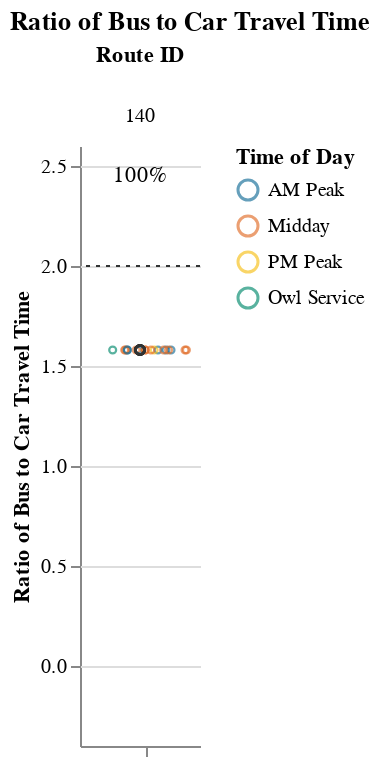
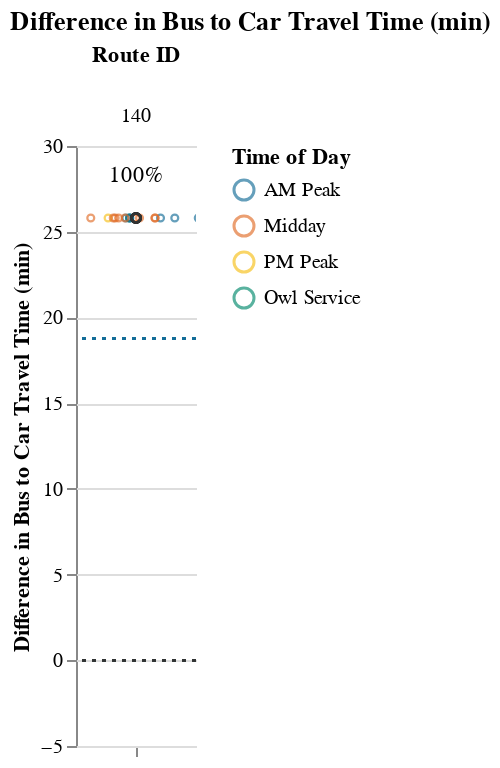

These figures' notebook cell, in order:
### Markdown cell above
### Medium Routes (1-1.5 hrs)

### Code cell
route_group = "medium"
try:
    subset_routes, mult, diff  = setup_charts(df, PCT_COMPETITIVE_THRESHOLD, route_group)
    if len(subset_routes) > 0:
        display(
            Markdown(
                f"{CAPTIONS_DICT[route_group]}"
                "Within each route group, routes are sorted in descending order "
                "by % competitive trips and # trips below the additional time cut-off."
            )
        )

        display(mult)
        display(diff)
except:
    print("No routes meet this criteria.")

### Figure 1 — Vega-Lite specification as saved in the notebook (floating-point values rounded to 4 significant figures)
{"config": {"view": {"continuousWidth": 400, "continuousHeight": 300, "stroke": null}, "facet": {"spacing": 0}}, "data": {"name": "data-357ac5b74a6aa350381a9fc0b813fec4"}, "facet": {"column": {"field": "route_id", "sort": ["140"], "title": "Route ID", "type": "nominal"}}, "spec": {"layer": [{"mark": {"type": "point", "opacity": 0.65, "size": 12, "strokeWidth": 1.1}, "encoding": {"color": {"field": "time_of_day", "scale": {"range": ["#136C97", "#E16B26", "#F6BF16", "#00896B", "#7790A3", "#5B559C"]}, "sort": ["AM Peak", "Midday", "PM Peak", "Owl Service"], "title": "Time of Day", "type": "nominal"}, "tooltip": [{"field": "route_id", "type": "nominal"}, {"field": "trip_id", "type": "nominal"}, {"field": "service_hours", "type": "quantitative"}, {"field": "car_duration_hours", "type": "quantitative"}, {"field": "bus_multiplier", "type": "quantitative"}, {"field": "bus_difference", "type": "quantitative"}, {"field": "num_trips", "type": "quantitative"}, {"field": "num_competitive", "type": "quantitative"}, {"field": "pct_trips_competitive", "type": "quantitative"}, {"field": "p25", "type": "quantitative"}, {"field": "p50", "type": "quantitative"}, {"field": "p75", "type": "quantitative"}], "x": {"axis": {"grid": false, "labels": false, "ticks": true, "values": [0]}, "field": "jitter", "scale": {}, "title": null, "type": "quantitative"}, "y": {"field": "bus_multiplier", "scale": {"domain": [-0.25, 2.5]}, "title": "Ratio of Bus to Car Travel Time", "type": "quantitative"}}, "selection": {"selector001": {"type": "interval", "bind": "scales", "encodings": ["x", "y"]}}, "transform": [{"calculate": "sqrt(-2*log(random()))*cos(2*PI*random())", "as": "jitter"}], "width": 60}, {"layer": [{"mark": {"type": "point", "opacity": 0.6, "size": 20, "strokeWidth": 1.3}, "encoding": {"color": {"value": "#323434"}, "y": {"field": "bus_multiplier", "type": "quantitative"}}, "transform": [{"filter": "(datum.p50_trip === 1)"}]}, {"mark": {"type": "rule", "strokeDash": [2, 3]}, "encoding": {"color": {"value": "#323434"}, "y": {"field": "cutoff", "type": "quantitative"}}}, {"mark": {"type": "text", "align": "center", "baseline": "middle"}, "encoding": {"color": {"value": "black"}, "text": {"field": "pct_trips_competitive", "format": ".0%", "type": "quantitative"}, "tooltip": [{"field": "route_id", "type": "nominal"}, {"field": "trip_id", "type": "nominal"}, {"field": "service_hours", "type": "quantitative"}, {"field": "car_duration_hours", "type": "quantitative"}, {"field": "bus_multiplier", "type": "quantitative"}, {"field": "bus_difference", "type": "quantitative"}, {"field": "num_trips", "type": "quantitative"}, {"field": "num_competitive", "type": "quantitative"}, {"field": "pct_trips_competitive", "type": "quantitative"}, {"field": "p25", "type": "quantitative"}, {"field": "p50", "type": "quantitative"}, {"field": "p75", "type": "quantitative"}], "x": {"value": 30}, "y": {"value": 15}}, "transform": [{"calculate": "sqrt(-2*log(random()))*cos(2*PI*random())", "as": "jitter"}, {"filter": "(datum.fastest_trip === 1)"}]}]}]}, "resolve": {"scale": {"y": "shared"}}, "title": "Ratio of Bus to Car Travel Time", "$schema": "https://vega.github.io/schema/vega-lite/v4.17.0.json", "datasets": {"data-357ac5b74a6aa350381a9fc0b813fec4": [{"calitp_itp_id": 334, "trip_key": 3789012145727333403, "trip_id": "t_43182_b_486_tn_0", "shape_id": "p_2590", "route_id": "140", "service_hours": 1.17, "trip_first_departure_ts": 27000, "trip_last_arrival_ts": 31200, "departure_hour": 7, "time_of_day": "AM Peak", "p25": 1.17, "p50": 1.17, "p75": 1.17, "p50_trip": 1, "fastest_trip": 0, "car_duration_hours": 0.74, "competitive_route": 1, "bus_multiplier": 1.58, "bus_difference": 25.8, "num_trips": 18, "num_competitive": 18, "pct_trips_competitive": 1.0, "bus_difference_spread": 0.0, "route_group": "medium", "max_trip_hrs": 1.17, "max_trip_route_group": 1.25, "name": "Tehama County", "caltrans_district": "02 - Redding", "drmt_organization_name": null, "cutoff2": 18.75, "cutoff": 2}, {"calitp_itp_id": 334, "trip_key": 2077162622524927707, "trip_id": "t_701156_b_486_tn_0", "shape_id": "p_2590", "route_id": "140", "service_hours": 1.17, "trip_first_departure_ts": 43800, "trip_last_arrival_ts": 48000, "departure_hour": 12, "time_of_day": "Midday", "p25": 1.17, "p50": 1.17, "p75": 1.17, "p50_trip": 1, "fastest_trip": 0, "car_duration_hours": 0.74, "competitive_route": 1, "bus_multiplier": 1.58, "bus_difference": 25.8, "num_trips": 18, "num_competitive": 18, "pct_trips_competitive": 1.0, "bus_difference_spread": 0.0, "route_group": "medium", "max_trip_hrs": 1.17, "max_trip_route_group": 1.25, "name": "Tehama County", "caltrans_district": "02 - Redding", "drmt_organization_name": null, "cutoff2": 18.75, "cutoff": 2}, {"calitp_itp_id": 334, "trip_key": -2595454426414092766, "trip_id": "t_41753_b_486_tn_0", "shape_id": "p_2590", "route_id": "140", "service_hours": 1.17, "trip_first_departure_ts": 31200, "trip_last_arrival_ts": 35400, "departure_hour": 8, "time_of_day": "AM Peak", "p25": 1.17, "p50": 1.17, "p75": 1.17, "p50_trip": 1, "fastest_trip": 0, "car_duration_hours": 0.74, "competitive_route": 1, "bus_multiplier": 1.58, "bus_difference": 25.8, "num_trips": 18, "num_competitive": 18, "pct_trips_competitive": 1.0, "bus_difference_spread": 0.0, "route_group": "medium", "max_trip_hrs": 1.17, "max_trip_route_group": 1.25, "name": "Tehama County", "caltrans_district": "02 - Redding", "drmt_organization_name": null, "cutoff2": 18.75, "cutoff": 2}, {"calitp_itp_id": 334, "trip_key": 8123966852659409048, "trip_id": "t_701155_b_486_tn_0", "shape_id": "p_2592", "route_id": "140", "service_hours": 1.17, "trip_first_departure_ts": 63000, "trip_last_arrival_ts": 67200, "departure_hour": 17, "time_of_day": "PM Peak", "p25": 1.17, "p50": 1.17, "p75": 1.17, "p50_trip": 1, "fastest_trip": 1, "car_duration_hours": 0.74, "competitive_route": 1, "bus_multiplier": 1.58, "bus_difference": 25.8, "num_trips": 18, "num_competitive": 18, "pct_trips_competitive": 1.0, "bus_difference_spread": 0.0, "route_group": "medium", "max_trip_hrs": 1.17, "max_trip_route_group": 1.25, "name": "Tehama County", "caltrans_district": "02 - Redding", "drmt_organization_name": null, "cutoff2": 18.75, "cutoff": 2}, {"calitp_itp_id": 334, "trip_key": 7453382412752000049, "trip_id": "t_701157_b_486_tn_0", "shape_id": "p_2590", "route_id": "140", "service_hours": 1.17, "trip_first_departure_ts": 48000, "trip_last_arrival_ts": 52200, "departure_hour": 13, "time_of_day": "Midday", "p25": 1.17, "p50": 1.17, "p75": 1.17, "p50_trip": 1, "fastest_trip": 0, "car_duration_hours": 0.74, "competitive_route": 1, "bus_multiplier": 1.58, "bus_difference": 25.8, "num_trips": 18, "num_competitive": 18, "pct_trips_competitive": 1.0, "bus_difference_spread": 0.0, "route_group": "medium", "max_trip_hrs": 1.17, "max_trip_route_group": 1.25, "name": "Tehama County", "caltrans_district": "02 - Redding", "drmt_organization_name": null, "cutoff2": 18.75, "cutoff": 2}, {"calitp_itp_id": 334, "trip_key": 4922224310197648828, "trip_id": "t_701148_b_486_tn_0", "shape_id": "p_2592", "route_id": "140", "service_hours": 1.17, "trip_first_departure_ts": 30000, "trip_last_arrival_ts": 34200, "departure_hour": 8, "time_of_day": "AM Peak", "p25": 1.17, "p50": 1.17, "p75": 1.17, "p50_trip": 1, "fastest_trip": 0, "car_duration_hours": 0.74, "competitive_route": 1, "bus_multiplier": 1.58, "bus_difference": 25.8, "num_trips": 18, "num_competitive": 18, "pct_trips_competitive": 1.0, "bus_difference_spread": 0.0, "route_group": "medium", "max_trip_hrs": 1.17, "max_trip_route_group": 1.25, "name": "Tehama County", "caltrans_district": "02 - Redding", "drmt_organization_name": null, "cutoff2": 18.75, "cutoff": 2}, {"calitp_itp_id": 334, "trip_key": 6133689658608768548, "trip_id": "t_311_b_486_tn_0", "shape_id": "p_2590", "route_id": "140", "service_hours": 1.17, "trip_first_departure_ts": 22800, "trip_last_arrival_ts": 27000, "departure_hour": 6, "time_of_day": "Owl Service", "p25": 1.17, "p50": 1.17, "p75": 1.17, "p50_trip": 1, "fastest_trip": 0, "car_duration_hours": 0.74, "competitive_route": 1, "bus_multiplier": 1.58, "bus_difference": 25.8, "num_trips": 18, "num_competitive": 18, "pct_trips_competitive": 1.0, "bus_difference_spread": 0.0, "route_group": "medium", "max_trip_hrs": 1.17, "max_trip_route_group": 1.25, "name": "Tehama County", "caltrans_district": "02 - Redding", "drmt_organization_name": null, "cutoff2": 18.75, "cutoff": 2}, {"calitp_itp_id": 334, "trip_key": -1245088091465612859, "trip_id": "t_701154_b_486_tn_0", "shape_id": "p_2592", "route_id": "140", "service_hours": 1.17, "trip_first_departure_ts": 58500, "trip_last_arrival_ts": 62700, "departure_hour": 16, "time_of_day": "Midday", "p25": 1.17, "p50": 1.17, "p75": 1.17, "p50_trip": 1, "fastest_trip": 0, "car_duration_hours": 0.74, "competitive_route": 1, "bus_multiplier": 1.58, "bus_difference": 25.8, "num_trips": 18, "num_competitive": 18, "pct_trips_competitive": 1.0, "bus_difference_spread": 0.0, "route_group": "medium", "max_trip_hrs": 1.17, "max_trip_route_group": 1.25, "name": "Tehama County", "caltrans_district": "02 - Redding", "drmt_organization_name": null, "cutoff2": 18.75, "cutoff": 2}, {"calitp_itp_id": 334, "trip_key": 8350780050980250086, "trip_id": "t_701147_b_486_tn_0", "shape_id": "p_2592", "route_id": "140", "service_hours": 1.17, "trip_first_departure_ts": 25800, "trip_last_arrival_ts": 30000, "departure_hour": 7, "time_of_day": "AM Peak", "p25": 1.17, "p50": 1.17, "p75": 1.17, "p50_trip": 1, "fastest_trip": 0, "car_duration_hours": 0.74, "competitive_route": 1, "bus_multiplier": 1.58, "bus_difference": 25.8, "num_trips": 18, "num_competitive": 18, "pct_trips_competitive": 1.0, "bus_difference_spread": 0.0, "route_group": "medium", "max_trip_hrs": 1.17, "max_trip_route_group": 1.25, "name": "Tehama County", "caltrans_district": "02 - Redding", "drmt_organization_name": null, "cutoff2": 18.75, "cutoff": 2}, {"calitp_itp_id": 334, "trip_key": 5836499897819238192, "trip_id": "t_65615_b_486_tn_0", "shape_id": "p_2590", "route_id": "140", "service_hours": 1.17, "trip_first_departure_ts": 35400, "trip_last_arrival_ts": 39600, "departure_hour": 9, "time_of_day": "AM Peak", "p25": 1.17, "p50": 1.17, "p75": 1.17, "p50_trip": 1, "fastest_trip": 0, "car_duration_hours": 0.74, "competitive_route": 1, "bus_multiplier": 1.58, "bus_difference": 25.8, "num_trips": 18, "num_competitive": 18, "pct_trips_competitive": 1.0, "bus_difference_spread": 0.0, "route_group": "medium", "max_trip_hrs": 1.17, "max_trip_route_group": 1.25, "name": "Tehama County", "caltrans_district": "02 - Redding", "drmt_organization_name": null, "cutoff2": 18.75, "cutoff": 2}, {"calitp_itp_id": 334, "trip_key": 1211498270008307736, "trip_id": "t_701149_b_486_tn_0", "shape_id": "p_2592", "route_id": "140", "service_hours": 1.17, "trip_first_departure_ts": 34200, "trip_last_arrival_ts": 38400, "departure_hour": 9, "time_of_day": "AM Peak", "p25": 1.17, "p50": 1.17, "p75": 1.17, "p50_trip": 1, "fastest_trip": 0, "car_duration_hours": 0.74, "competitive_route": 1, "bus_multiplier": 1.58, "bus_difference": 25.8, "num_trips": 18, "num_competitive": 18, "pct_trips_competitive": 1.0, "bus_difference_spread": 0.0, "route_group": "medium", "max_trip_hrs": 1.17, "max_trip_route_group": 1.25, "name": "Tehama County", "caltrans_district": "02 - Redding", "drmt_organization_name": null, "cutoff2": 18.75, "cutoff": 2}, {"calitp_itp_id": 334, "trip_key": 5364955651546800419, "trip_id": "t_701151_b_486_tn_0", "shape_id": "p_2592", "route_id": "140", "service_hours": 1.17, "trip_first_departure_ts": 42600, "trip_last_arrival_ts": 46800, "departure_hour": 11, "time_of_day": "Midday", "p25": 1.17, "p50": 1.17, "p75": 1.17, "p50_trip": 1, "fastest_trip": 0, "car_duration_hours": 0.74, "competitive_route": 1, "bus_multiplier": 1.58, "bus_difference": 25.8, "num_trips": 18, "num_competitive": 18, "pct_trips_competitive": 1.0, "bus_difference_spread": 0.0, "route_group": "medium", "max_trip_hrs": 1.17, "max_trip_route_group": 1.25, "name": "Tehama County", "caltrans_district": "02 - Redding", "drmt_organization_name": null, "cutoff2": 18.75, "cutoff": 2}, {"calitp_itp_id": 334, "trip_key": 7883315965957598769, "trip_id": "t_701152_b_486_tn_0", "shape_id": "p_2592", "route_id": "140", "service_hours": 1.17, "trip_first_departure_ts": 46800, "trip_last_arrival_ts": 51000, "departure_hour": 13, "time_of_day": "Midday", "p25": 1.17, "p50": 1.17, "p75": 1.17, "p50_trip": 1, "fastest_trip": 0, "car_duration_hours": 0.74, "competitive_route": 1, "bus_multiplier": 1.58, "bus_difference": 25.8, "num_trips": 18, "num_competitive": 18, "pct_trips_competitive": 1.0, "bus_difference_spread": 0.0, "route_group": "medium", "max_trip_hrs": 1.17, "max_trip_route_group": 1.25, "name": "Tehama County", "caltrans_district": "02 - Redding", "drmt_organization_name": null, "cutoff2": 18.75, "cutoff": 2}, {"calitp_itp_id": 334, "trip_key": 6411260912464548517, "trip_id": "t_701150_b_486_tn_0", "shape_id": "p_2592", "route_id": "140", "service_hours": 1.17, "trip_first_departure_ts": 38400, "trip_last_arrival_ts": 42600, "departure_hour": 10, "time_of_day": "Midday", "p25": 1.17, "p50": 1.17, "p75": 1.17, "p50_trip": 1, "fastest_trip": 0, "car_duration_hours": 0.74, "competitive_route": 1, "bus_multiplier": 1.58, "bus_difference": 25.8, "num_trips": 18, "num_competitive": 18, "pct_trips_competitive": 1.0, "bus_difference_spread": 0.0, "route_group": "medium", "max_trip_hrs": 1.17, "max_trip_route_group": 1.25, "name": "Tehama County", "caltrans_district": "02 - Redding", "drmt_organization_name": null, "cutoff2": 18.75, "cutoff": 2}, {"calitp_itp_id": 334, "trip_key": 2457409081377305521, "trip_id": "t_701153_b_486_tn_0", "shape_id": "p_2592", "route_id": "140", "service_hours": 1.17, "trip_first_departure_ts": 54000, "trip_last_arrival_ts": 58200, "departure_hour": 15, "time_of_day": "Midday", "p25": 1.17, "p50": 1.17, "p75": 1.17, "p50_trip": 1, "fastest_trip": 0, "car_duration_hours": 0.74, "competitive_route": 1, "bus_multiplier": 1.58, "bus_difference": 25.8, "num_trips": 18, "num_competitive": 18, "pct_trips_competitive": 1.0, "bus_difference_spread": 0.0, "route_group": "medium", "max_trip_hrs": 1.17, "max_trip_route_group": 1.25, "name": "Tehama County", "caltrans_district": "02 - Redding", "drmt_organization_name": null, "cutoff2": 18.75, "cutoff": 2}, {"calitp_itp_id": 334, "trip_key": 5072486189778375039, "trip_id": "t_701158_b_486_tn_0", "shape_id": "p_2590", "route_id": "140", "service_hours": 1.17, "trip_first_departure_ts": 54000, "trip_last_arrival_ts": 58200, "departure_hour": 15, "time_of_day": "Midday", "p25": 1.17, "p50": 1.17, "p75": 1.17, "p50_trip": 1, "fastest_trip": 0, "car_duration_hours": 0.74, "competitive_route": 1, "bus_multiplier": 1.58, "bus_difference": 25.8, "num_trips": 18, "num_competitive": 18, "pct_trips_competitive": 1.0, "bus_difference_spread": 0.0, "route_group": "medium", "max_trip_hrs": 1.17, "max_trip_route_group": 1.25, "name": "Tehama County", "caltrans_district": "02 - Redding", "drmt_organization_name": null, "cutoff2": 18.75, "cutoff": 2}, {"calitp_itp_id": 334, "trip_key": 6478536152330907065, "trip_id": "t_52898_b_486_tn_0", "shape_id": "p_2590", "route_id": "140", "service_hours": 1.17, "trip_first_departure_ts": 39600, "trip_last_arrival_ts": 43800, "departure_hour": 11, "time_of_day": "Midday", "p25": 1.17, "p50": 1.17, "p75": 1.17, "p50_trip": 1, "fastest_trip": 0, "car_duration_hours": 0.74, "competitive_route": 1, "bus_multiplier": 1.58, "bus_difference": 25.8, "num_trips": 18, "num_competitive": 18, "pct_trips_competitive": 1.0, "bus_difference_spread": 0.0, "route_group": "medium", "max_trip_hrs": 1.17, "max_trip_route_group": 1.25, "name": "Tehama County", "caltrans_district": "02 - Redding", "drmt_organization_name": null, "cutoff2": 18.75, "cutoff": 2}, {"calitp_itp_id": 334, "trip_key": 2671956547340556282, "trip_id": "t_701159_b_486_tn_0", "shape_id": "p_2590", "route_id": "140", "service_hours": 1.17, "trip_first_departure_ts": 58500, "trip_last_arrival_ts": 62700, "departure_hour": 16, "time_of_day": "Midday", "p25": 1.17, "p50": 1.17, "p75": 1.17, "p50_trip": 1, "fastest_trip": 0, "car_duration_hours": 0.74, "competitive_route": 1, "bus_multiplier": 1.58, "bus_difference": 25.8, "num_trips": 18, "num_competitive": 18, "pct_trips_competitive": 1.0, "bus_difference_spread": 0.0, "route_group": "medium", "max_trip_hrs": 1.17, "max_trip_route_group": 1.25, "name": "Tehama County", "caltrans_district": "02 - Redding", "drmt_organization_name": null, "cutoff2": 18.75, "cutoff": 2}]}}

### Figure 2 — Vega-Lite specification as saved in the notebook (floating-point values rounded to 4 significant figures)
{"config": {"view": {"continuousWidth": 400, "continuousHeight": 300, "stroke": null}, "facet": {"spacing": 0}}, "data": {"name": "data-3bb1a47c6279c96ab7f49b10abea331c"}, "facet": {"column": {"field": "route_id", "sort": ["140"], "title": "Route ID", "type": "nominal"}}, "spec": {"layer": [{"mark": {"type": "point", "opacity": 0.65, "size": 12, "strokeWidth": 1.1}, "encoding": {"color": {"field": "time_of_day", "scale": {"range": ["#136C97", "#E16B26", "#F6BF16", "#00896B", "#7790A3", "#5B559C"]}, "sort": ["AM Peak", "Midday", "PM Peak", "Owl Service"], "title": "Time of Day", "type": "nominal"}, "tooltip": [{"field": "route_id", "type": "nominal"}, {"field": "trip_id", "type": "nominal"}, {"field": "service_hours", "type": "quantitative"}, {"field": "car_duration_hours", "type": "quantitative"}, {"field": "bus_multiplier", "type": "quantitative"}, {"field": "bus_difference", "type": "quantitative"}, {"field": "num_trips", "type": "quantitative"}, {"field": "num_competitive", "type": "quantitative"}, {"field": "pct_trips_competitive", "type": "quantitative"}, {"field": "p25", "type": "quantitative"}, {"field": "p50", "type": "quantitative"}, {"field": "p75", "type": "quantitative"}], "x": {"axis": {"grid": false, "labels": false, "ticks": true, "values": [0]}, "field": "jitter", "scale": {}, "title": null, "type": "quantitative"}, "y": {"field": "bus_difference", "scale": {"domain": [-5, 27.0]}, "title": "Difference in Bus to Car Travel Time (min)", "type": "quantitative"}}, "selection": {"selector002": {"type": "interval", "bind": "scales", "encodings": ["x", "y"]}}, "transform": [{"calculate": "sqrt(-2*log(random()))*cos(2*PI*random())", "as": "jitter"}], "width": 60}, {"layer": [{"mark": {"type": "point", "opacity": 0.6, "size": 20, "strokeWidth": 1.3}, "encoding": {"color": {"value": "#323434"}, "y": {"field": "bus_difference", "type": "quantitative"}}, "transform": [{"filter": "(datum.p50_trip === 1)"}]}, {"mark": {"type": "rule", "strokeDash": [2, 3]}, "encoding": {"color": {"value": "#323434"}, "y": {"field": "cutoff", "type": "quantitative"}}}, {"mark": {"type": "rule", "strokeDash": [2, 3]}, "encoding": {"color": {"value": "#136C97"}, "y": {"field": "cutoff2", "type": "quantitative"}}}, {"mark": {"type": "text", "align": "center", "baseline": "middle"}, "encoding": {"color": {"value": "black"}, "text": {"field": "pct_trips_competitive", "format": ".0%", "type": "quantitative"}, "tooltip": [{"field": "route_id", "type": "nominal"}, {"field": "trip_id", "type": "nominal"}, {"field": "service_hours", "type": "quantitative"}, {"field": "car_duration_hours", "type": "quantitative"}, {"field": "bus_multiplier", "type": "quantitative"}, {"field": "bus_difference", "type": "quantitative"}, {"field": "num_trips", "type": "quantitative"}, {"field": "num_competitive", "type": "quantitative"}, {"field": "pct_trips_competitive", "type": "quantitative"}, {"field": "p25", "type": "quantitative"}, {"field": "p50", "type": "quantitative"}, {"field": "p75", "type": "quantitative"}], "x": {"value": 30}, "y": {"value": 15}}, "transform": [{"calculate": "sqrt(-2*log(random()))*cos(2*PI*random())", "as": "jitter"}, {"filter": "(datum.fastest_trip === 1)"}]}]}]}, "resolve": {"scale": {"y": "shared"}}, "title": "Difference in Bus to Car Travel Time (min)", "$schema": "https://vega.github.io/schema/vega-lite/v4.17.0.json", "datasets": {"data-3bb1a47c6279c96ab7f49b10abea331c": [{"calitp_itp_id": 334, "trip_key": 3789012145727333403, "trip_id": "t_43182_b_486_tn_0", "shape_id": "p_2590", "route_id": "140", "service_hours": 1.17, "trip_first_departure_ts": 27000, "trip_last_arrival_ts": 31200, "departure_hour": 7, "time_of_day": "AM Peak", "p25": 1.17, "p50": 1.17, "p75": 1.17, "p50_trip": 1, "fastest_trip": 0, "car_duration_hours": 0.74, "competitive_route": 1, "bus_multiplier": 1.58, "bus_difference": 25.8, "num_trips": 18, "num_competitive": 18, "pct_trips_competitive": 1.0, "bus_difference_spread": 0.0, "route_group": "medium", "max_trip_hrs": 1.17, "max_trip_route_group": 1.25, "name": "Tehama County", "caltrans_district": "02 - Redding", "drmt_organization_name": null, "cutoff2": 18.75, "cutoff": 0}, {"calitp_itp_id": 334, "trip_key": 2077162622524927707, "trip_id": "t_701156_b_486_tn_0", "shape_id": "p_2590", "route_id": "140", "service_hours": 1.17, "trip_first_departure_ts": 43800, "trip_last_arrival_ts": 48000, "departure_hour": 12, "time_of_day": "Midday", "p25": 1.17, "p50": 1.17, "p75": 1.17, "p50_trip": 1, "fastest_trip": 0, "car_duration_hours": 0.74, "competitive_route": 1, "bus_multiplier": 1.58, "bus_difference": 25.8, "num_trips": 18, "num_competitive": 18, "pct_trips_competitive": 1.0, "bus_difference_spread": 0.0, "route_group": "medium", "max_trip_hrs": 1.17, "max_trip_route_group": 1.25, "name": "Tehama County", "caltrans_district": "02 - Redding", "drmt_organization_name": null, "cutoff2": 18.75, "cutoff": 0}, {"calitp_itp_id": 334, "trip_key": -2595454426414092766, "trip_id": "t_41753_b_486_tn_0", "shape_id": "p_2590", "route_id": "140", "service_hours": 1.17, "trip_first_departure_ts": 31200, "trip_last_arrival_ts": 35400, "departure_hour": 8, "time_of_day": "AM Peak", "p25": 1.17, "p50": 1.17, "p75": 1.17, "p50_trip": 1, "fastest_trip": 0, "car_duration_hours": 0.74, "competitive_route": 1, "bus_multiplier": 1.58, "bus_difference": 25.8, "num_trips": 18, "num_competitive": 18, "pct_trips_competitive": 1.0, "bus_difference_spread": 0.0, "route_group": "medium", "max_trip_hrs": 1.17, "max_trip_route_group": 1.25, "name": "Tehama County", "caltrans_district": "02 - Redding", "drmt_organization_name": null, "cutoff2": 18.75, "cutoff": 0}, {"calitp_itp_id": 334, "trip_key": 8123966852659409048, "trip_id": "t_701155_b_486_tn_0", "shape_id": "p_2592", "route_id": "140", "service_hours": 1.17, "trip_first_departure_ts": 63000, "trip_last_arrival_ts": 67200, "departure_hour": 17, "time_of_day": "PM Peak", "p25": 1.17, "p50": 1.17, "p75": 1.17, "p50_trip": 1, "fastest_trip": 1, "car_duration_hours": 0.74, "competitive_route": 1, "bus_multiplier": 1.58, "bus_difference": 25.8, "num_trips": 18, "num_competitive": 18, "pct_trips_competitive": 1.0, "bus_difference_spread": 0.0, "route_group": "medium", "max_trip_hrs": 1.17, "max_trip_route_group": 1.25, "name": "Tehama County", "caltrans_district": "02 - Redding", "drmt_organization_name": null, "cutoff2": 18.75, "cutoff": 0}, {"calitp_itp_id": 334, "trip_key": 7453382412752000049, "trip_id": "t_701157_b_486_tn_0", "shape_id": "p_2590", "route_id": "140", "service_hours": 1.17, "trip_first_departure_ts": 48000, "trip_last_arrival_ts": 52200, "departure_hour": 13, "time_of_day": "Midday", "p25": 1.17, "p50": 1.17, "p75": 1.17, "p50_trip": 1, "fastest_trip": 0, "car_duration_hours": 0.74, "competitive_route": 1, "bus_multiplier": 1.58, "bus_difference": 25.8, "num_trips": 18, "num_competitive": 18, "pct_trips_competitive": 1.0, "bus_difference_spread": 0.0, "route_group": "medium", "max_trip_hrs": 1.17, "max_trip_route_group": 1.25, "name": "Tehama County", "caltrans_district": "02 - Redding", "drmt_organization_name": null, "cutoff2": 18.75, "cutoff": 0}, {"calitp_itp_id": 334, "trip_key": 4922224310197648828, "trip_id": "t_701148_b_486_tn_0", "shape_id": "p_2592", "route_id": "140", "service_hours": 1.17, "trip_first_departure_ts": 30000, "trip_last_arrival_ts": 34200, "departure_hour": 8, "time_of_day": "AM Peak", "p25": 1.17, "p50": 1.17, "p75": 1.17, "p50_trip": 1, "fastest_trip": 0, "car_duration_hours": 0.74, "competitive_route": 1, "bus_multiplier": 1.58, "bus_difference": 25.8, "num_trips": 18, "num_competitive": 18, "pct_trips_competitive": 1.0, "bus_difference_spread": 0.0, "route_group": "medium", "max_trip_hrs": 1.17, "max_trip_route_group": 1.25, "name": "Tehama County", "caltrans_district": "02 - Redding", "drmt_organization_name": null, "cutoff2": 18.75, "cutoff": 0}, {"calitp_itp_id": 334, "trip_key": 6133689658608768548, "trip_id": "t_311_b_486_tn_0", "shape_id": "p_2590", "route_id": "140", "service_hours": 1.17, "trip_first_departure_ts": 22800, "trip_last_arrival_ts": 27000, "departure_hour": 6, "time_of_day": "Owl Service", "p25": 1.17, "p50": 1.17, "p75": 1.17, "p50_trip": 1, "fastest_trip": 0, "car_duration_hours": 0.74, "competitive_route": 1, "bus_multiplier": 1.58, "bus_difference": 25.8, "num_trips": 18, "num_competitive": 18, "pct_trips_competitive": 1.0, "bus_difference_spread": 0.0, "route_group": "medium", "max_trip_hrs": 1.17, "max_trip_route_group": 1.25, "name": "Tehama County", "caltrans_district": "02 - Redding", "drmt_organization_name": null, "cutoff2": 18.75, "cutoff": 0}, {"calitp_itp_id": 334, "trip_key": -1245088091465612859, "trip_id": "t_701154_b_486_tn_0", "shape_id": "p_2592", "route_id": "140", "service_hours": 1.17, "trip_first_departure_ts": 58500, "trip_last_arrival_ts": 62700, "departure_hour": 16, "time_of_day": "Midday", "p25": 1.17, "p50": 1.17, "p75": 1.17, "p50_trip": 1, "fastest_trip": 0, "car_duration_hours": 0.74, "competitive_route": 1, "bus_multiplier": 1.58, "bus_difference": 25.8, "num_trips": 18, "num_competitive": 18, "pct_trips_competitive": 1.0, "bus_difference_spread": 0.0, "route_group": "medium", "max_trip_hrs": 1.17, "max_trip_route_group": 1.25, "name": "Tehama County", "caltrans_district": "02 - Redding", "drmt_organization_name": null, "cutoff2": 18.75, "cutoff": 0}, {"calitp_itp_id": 334, "trip_key": 8350780050980250086, "trip_id": "t_701147_b_486_tn_0", "shape_id": "p_2592", "route_id": "140", "service_hours": 1.17, "trip_first_departure_ts": 25800, "trip_last_arrival_ts": 30000, "departure_hour": 7, "time_of_day": "AM Peak", "p25": 1.17, "p50": 1.17, "p75": 1.17, "p50_trip": 1, "fastest_trip": 0, "car_duration_hours": 0.74, "competitive_route": 1, "bus_multiplier": 1.58, "bus_difference": 25.8, "num_trips": 18, "num_competitive": 18, "pct_trips_competitive": 1.0, "bus_difference_spread": 0.0, "route_group": "medium", "max_trip_hrs": 1.17, "max_trip_route_group": 1.25, "name": "Tehama County", "caltrans_district": "02 - Redding", "drmt_organization_name": null, "cutoff2": 18.75, "cutoff": 0}, {"calitp_itp_id": 334, "trip_key": 5836499897819238192, "trip_id": "t_65615_b_486_tn_0", "shape_id": "p_2590", "route_id": "140", "service_hours": 1.17, "trip_first_departure_ts": 35400, "trip_last_arrival_ts": 39600, "departure_hour": 9, "time_of_day": "AM Peak", "p25": 1.17, "p50": 1.17, "p75": 1.17, "p50_trip": 1, "fastest_trip": 0, "car_duration_hours": 0.74, "competitive_route": 1, "bus_multiplier": 1.58, "bus_difference": 25.8, "num_trips": 18, "num_competitive": 18, "pct_trips_competitive": 1.0, "bus_difference_spread": 0.0, "route_group": "medium", "max_trip_hrs": 1.17, "max_trip_route_group": 1.25, "name": "Tehama County", "caltrans_district": "02 - Redding", "drmt_organization_name": null, "cutoff2": 18.75, "cutoff": 0}, {"calitp_itp_id": 334, "trip_key": 1211498270008307736, "trip_id": "t_701149_b_486_tn_0", "shape_id": "p_2592", "route_id": "140", "service_hours": 1.17, "trip_first_departure_ts": 34200, "trip_last_arrival_ts": 38400, "departure_hour": 9, "time_of_day": "AM Peak", "p25": 1.17, "p50": 1.17, "p75": 1.17, "p50_trip": 1, "fastest_trip": 0, "car_duration_hours": 0.74, "competitive_route": 1, "bus_multiplier": 1.58, "bus_difference": 25.8, "num_trips": 18, "num_competitive": 18, "pct_trips_competitive": 1.0, "bus_difference_spread": 0.0, "route_group": "medium", "max_trip_hrs": 1.17, "max_trip_route_group": 1.25, "name": "Tehama County", "caltrans_district": "02 - Redding", "drmt_organization_name": null, "cutoff2": 18.75, "cutoff": 0}, {"calitp_itp_id": 334, "trip_key": 5364955651546800419, "trip_id": "t_701151_b_486_tn_0", "shape_id": "p_2592", "route_id": "140", "service_hours": 1.17, "trip_first_departure_ts": 42600, "trip_last_arrival_ts": 46800, "departure_hour": 11, "time_of_day": "Midday", "p25": 1.17, "p50": 1.17, "p75": 1.17, "p50_trip": 1, "fastest_trip": 0, "car_duration_hours": 0.74, "competitive_route": 1, "bus_multiplier": 1.58, "bus_difference": 25.8, "num_trips": 18, "num_competitive": 18, "pct_trips_competitive": 1.0, "bus_difference_spread": 0.0, "route_group": "medium", "max_trip_hrs": 1.17, "max_trip_route_group": 1.25, "name": "Tehama County", "caltrans_district": "02 - Redding", "drmt_organization_name": null, "cutoff2": 18.75, "cutoff": 0}, {"calitp_itp_id": 334, "trip_key": 7883315965957598769, "trip_id": "t_701152_b_486_tn_0", "shape_id": "p_2592", "route_id": "140", "service_hours": 1.17, "trip_first_departure_ts": 46800, "trip_last_arrival_ts": 51000, "departure_hour": 13, "time_of_day": "Midday", "p25": 1.17, "p50": 1.17, "p75": 1.17, "p50_trip": 1, "fastest_trip": 0, "car_duration_hours": 0.74, "competitive_route": 1, "bus_multiplier": 1.58, "bus_difference": 25.8, "num_trips": 18, "num_competitive": 18, "pct_trips_competitive": 1.0, "bus_difference_spread": 0.0, "route_group": "medium", "max_trip_hrs": 1.17, "max_trip_route_group": 1.25, "name": "Tehama County", "caltrans_district": "02 - Redding", "drmt_organization_name": null, "cutoff2": 18.75, "cutoff": 0}, {"calitp_itp_id": 334, "trip_key": 6411260912464548517, "trip_id": "t_701150_b_486_tn_0", "shape_id": "p_2592", "route_id": "140", "service_hours": 1.17, "trip_first_departure_ts": 38400, "trip_last_arrival_ts": 42600, "departure_hour": 10, "time_of_day": "Midday", "p25": 1.17, "p50": 1.17, "p75": 1.17, "p50_trip": 1, "fastest_trip": 0, "car_duration_hours": 0.74, "competitive_route": 1, "bus_multiplier": 1.58, "bus_difference": 25.8, "num_trips": 18, "num_competitive": 18, "pct_trips_competitive": 1.0, "bus_difference_spread": 0.0, "route_group": "medium", "max_trip_hrs": 1.17, "max_trip_route_group": 1.25, "name": "Tehama County", "caltrans_district": "02 - Redding", "drmt_organization_name": null, "cutoff2": 18.75, "cutoff": 0}, {"calitp_itp_id": 334, "trip_key": 2457409081377305521, "trip_id": "t_701153_b_486_tn_0", "shape_id": "p_2592", "route_id": "140", "service_hours": 1.17, "trip_first_departure_ts": 54000, "trip_last_arrival_ts": 58200, "departure_hour": 15, "time_of_day": "Midday", "p25": 1.17, "p50": 1.17, "p75": 1.17, "p50_trip": 1, "fastest_trip": 0, "car_duration_hours": 0.74, "competitive_route": 1, "bus_multiplier": 1.58, "bus_difference": 25.8, "num_trips": 18, "num_competitive": 18, "pct_trips_competitive": 1.0, "bus_difference_spread": 0.0, "route_group": "medium", "max_trip_hrs": 1.17, "max_trip_route_group": 1.25, "name": "Tehama County", "caltrans_district": "02 - Redding", "drmt_organization_name": null, "cutoff2": 18.75, "cutoff": 0}, {"calitp_itp_id": 334, "trip_key": 5072486189778375039, "trip_id": "t_701158_b_486_tn_0", "shape_id": "p_2590", "route_id": "140", "service_hours": 1.17, "trip_first_departure_ts": 54000, "trip_last_arrival_ts": 58200, "departure_hour": 15, "time_of_day": "Midday", "p25": 1.17, "p50": 1.17, "p75": 1.17, "p50_trip": 1, "fastest_trip": 0, "car_duration_hours": 0.74, "competitive_route": 1, "bus_multiplier": 1.58, "bus_difference": 25.8, "num_trips": 18, "num_competitive": 18, "pct_trips_competitive": 1.0, "bus_difference_spread": 0.0, "route_group": "medium", "max_trip_hrs": 1.17, "max_trip_route_group": 1.25, "name": "Tehama County", "caltrans_district": "02 - Redding", "drmt_organization_name": null, "cutoff2": 18.75, "cutoff": 0}, {"calitp_itp_id": 334, "trip_key": 6478536152330907065, "trip_id": "t_52898_b_486_tn_0", "shape_id": "p_2590", "route_id": "140", "service_hours": 1.17, "trip_first_departure_ts": 39600, "trip_last_arrival_ts": 43800, "departure_hour": 11, "time_of_day": "Midday", "p25": 1.17, "p50": 1.17, "p75": 1.17, "p50_trip": 1, "fastest_trip": 0, "car_duration_hours": 0.74, "competitive_route": 1, "bus_multiplier": 1.58, "bus_difference": 25.8, "num_trips": 18, "num_competitive": 18, "pct_trips_competitive": 1.0, "bus_difference_spread": 0.0, "route_group": "medium", "max_trip_hrs": 1.17, "max_trip_route_group": 1.25, "name": "Tehama County", "caltrans_district": "02 - Redding", "drmt_organization_name": null, "cutoff2": 18.75, "cutoff": 0}, {"calitp_itp_id": 334, "trip_key": 2671956547340556282, "trip_id": "t_701159_b_486_tn_0", "shape_id": "p_2590", "route_id": "140", "service_hours": 1.17, "trip_first_departure_ts": 58500, "trip_last_arrival_ts": 62700, "departure_hour": 16, "time_of_day": "Midday", "p25": 1.17, "p50": 1.17, "p75": 1.17, "p50_trip": 1, "fastest_trip": 0, "car_duration_hours": 0.74, "competitive_route": 1, "bus_multiplier": 1.58, "bus_difference": 25.8, "num_trips": 18, "num_competitive": 18, "pct_trips_competitive": 1.0, "bus_difference_spread": 0.0, "route_group": "medium", "max_trip_hrs": 1.17, "max_trip_route_group": 1.25, "name": "Tehama County", "caltrans_district": "02 - Redding", "drmt_organization_name": null, "cutoff2": 18.75, "cutoff": 0}]}}
